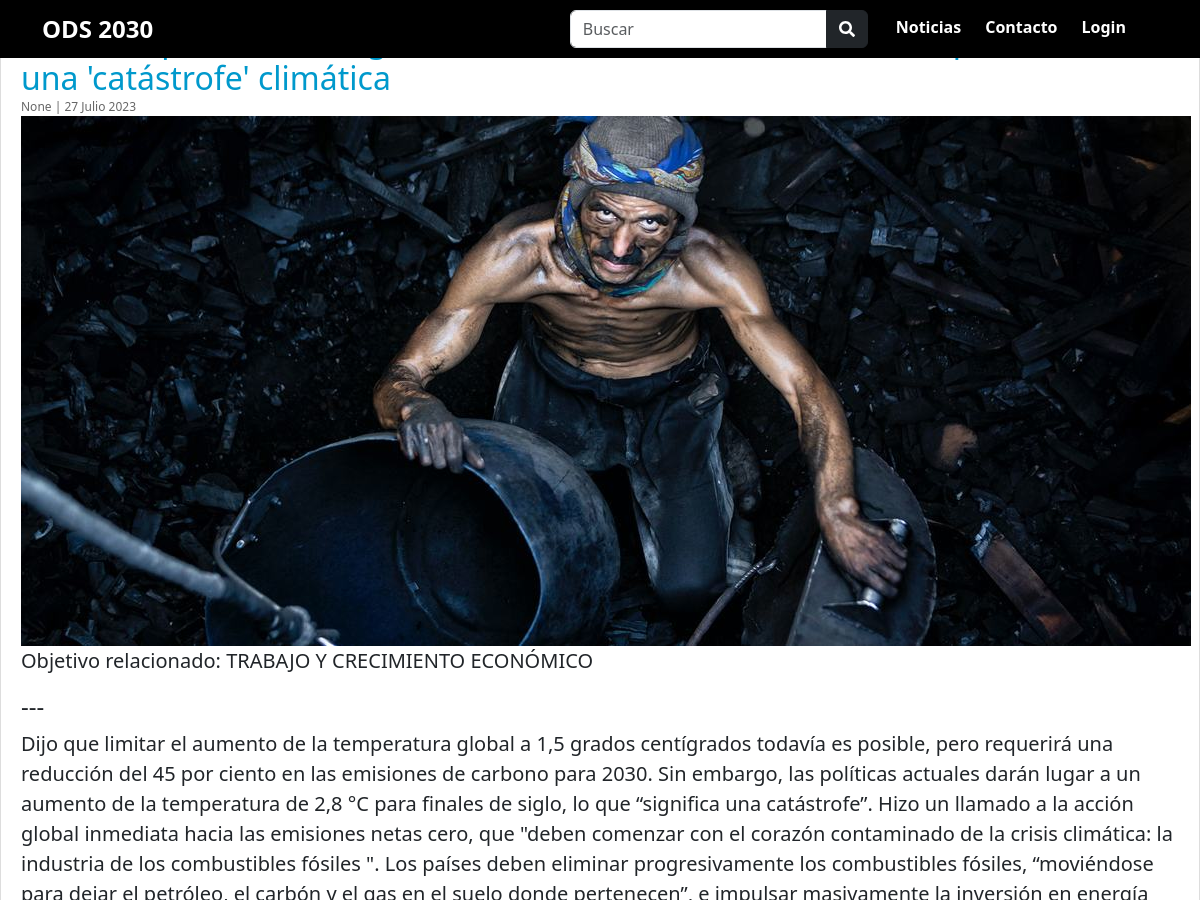
The app's page /noticias/mostrarNoticia/14/ (upper part), older data.
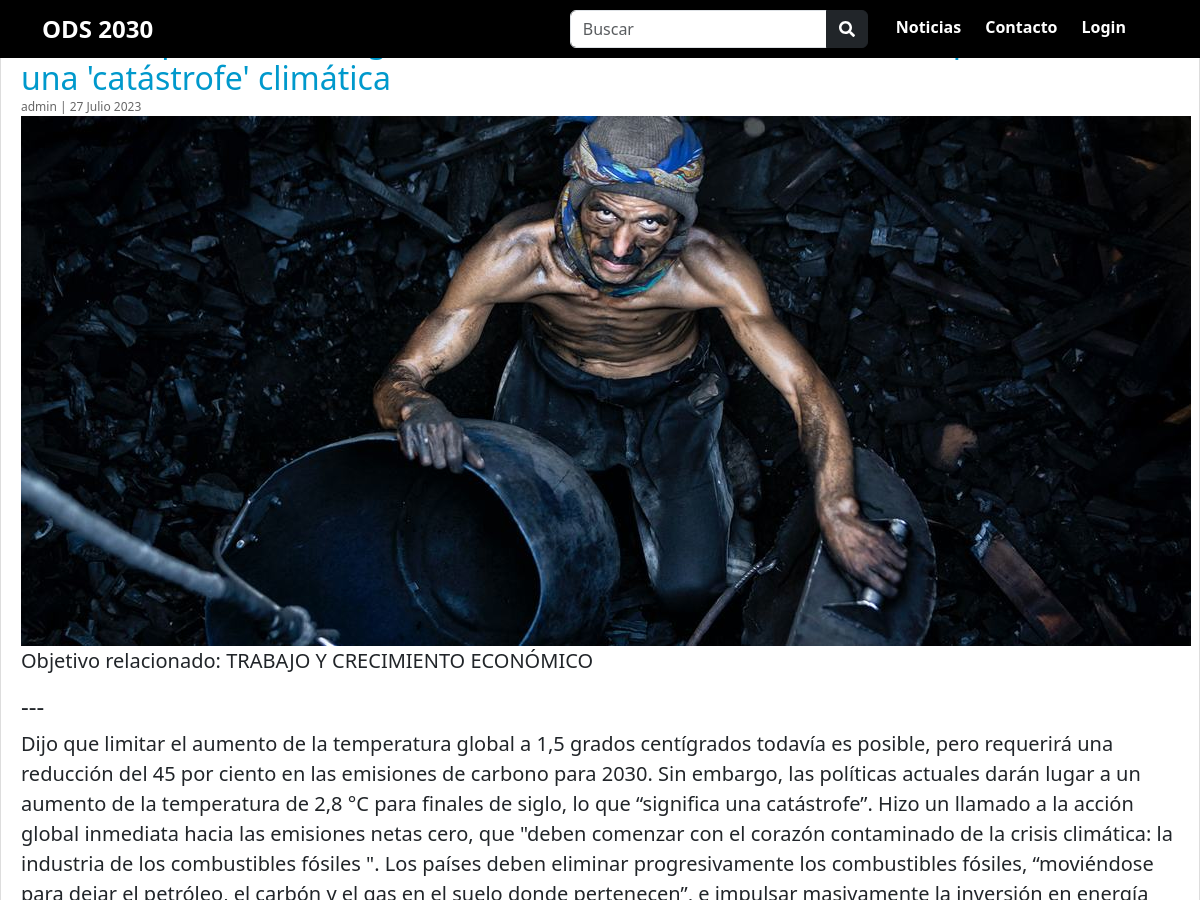
The same page, newer data.
### apps/noticias/models.py (models this page shows, shortened)
class Noticia(models.Model):
    titulo = models.CharField(max_length=120)
    creado = models.DateField(auto_now_add=True)
    cuerpo = models.TextField()
    autor = models.ForeignKey(Usuario, on_delete=models.CASCADE, null=True, blank=True)
    imagen = models.ImageField(upload_to='noticias', null=True)
    objetivo=models.ForeignKey(Objetivo,on_delete=models.CASCADE,null=True)
    estado = models.CharField(max_length=20,  default='habilitado', blank=True, null=True, db_comment='habilitado, deshabilitado')

class Objetivo(models.Model):
    nombre = models.CharField(max_length=60)
    descripcion= models.CharField(max_length=250,null=True,blank=True)
    imagen= models.ImageField(upload_to='noticias',null=True)
    estado = models.CharField(max_length=20,  default='habilitado', blank=True, null=True, db_comment='habilitado, deshabilitado')
    def __str__(self):
        return self.nombre

### apps/usuarios/models.py (models this page shows, shortened)
class Usuario(AbstractUser):
    pass

### apps/noticias/views.py (the view)
# urls.py: path('mostrarNoticia/<int:pk>/', views.mostrarNoticia, name='mostrarNoticia'),
def mostrarNoticia(request, pk): #viene como parametro el pk que ingreso en la url
    noticia = get_object_or_404(Noticia, pk=pk)   # Muestra solo una noticia por su pk
    comentarios = noticia.mis_comentarios.all()  # Obtener todos los comentarios asociados a esta noticia
    context = {'noticia': noticia, 'comentarios': comentarios}
    return render(request, 'noticias/mostrarNoticia.html', context)

### templates/noticias/mostrarNoticia.html (shortened to what this page needs)
{%extends 'base.html'%}
{%load static %}
{%block contenido%}
<head>
    <link rel="stylesheet" href="{% static 'css/noticias/detalle.css' %}">
    <link href="{% static 'bootstrap/css/bootstrap.min.css' %}" rel="stylesheet">
    <link rel="stylesheet" href="https://cdnjs.cloudflare.com/ajax/libs/font-awesome/5.15.3/css/all.min.css">
</head>
<section id="destacado">
    <div class="container2">
        <div class="noticia noticia-destacada">
            <h2>{{noticia.titulo}}</h2>
            <div class="fecha">
                {{noticia.autor}} | {{noticia.creado}}
            </div>
            <div class="contenido">
                <div class="imagen-macro">
                    <img src="{{noticia.imagen.url}}" alt="Imagen Macro">
                    <div class="datos-autor">
                        <p>Objetivo relacionado: {{noticia.objetivo}} </p>
                    </div>
                </div>
                <div class="columna-texto">
                    <div class="columna-izquierda">
                        <h4>---</h4>
                        <p>{{noticia.cuerpo}}</p>
                    </div>
                </div>
            </div>
        </div>
    </div>
</section>
{%endblock contenido%}

### templates/base.html (shortened to what this page needs)
{% load static %}
<!DOCTYPE html>
<html lang="es-ar">
<head>
    <link rel="stylesheet" href="{% static 'css/home.css' %}">
    <link rel="stylesheet" href="{% static 'bootstrap/css/bootstrap.min.css' %}">
</head>
<body>
    <header>
        <div class="container">
            <a  class="logo" href="{%url 'home'%}">ODS 2030</a>
            <nav>
                <form class="d-none d-md-inline-block form-inline ms-auto me-0 me-md-3 my-2 my-md-0">
                    <div class="input-group">
                        <input class="form-control" type="text" placeholder="Buscar" aria-label="Search for..." aria-describedby="btnNavbarSearch" />
                        <button class="btn btn-dark" id="btnNavbarSearch" type="button"><i class="fas fa-search"></i></button>
                    </div>
                </form>
                <a href="{%url 'noticias:listarNoticias'%}">Noticias</a>
                <a href="{%url 'contacto' %}">Contacto</a>
                {% if not user.is_authenticated%}
                    <a href="{%url 'usuarios:loguearse'%}">Login</a>
                {% endif %}
            </nav>
        </div>
   </header>
   <div style="margin-bottom: 2rem;">
    {%block contenido%}
    {%endblock contenido%}
  </div>
</body>
</html>

### static/css/home.css (style rules this page uses)
* { box-sizing: border-box; }
html { scroll-behavior: smooth; }
body { font-family: 'Roboto', sans-serif; margin: 0; }
h2 { font-size: 2.7em; }
p { font-size: 1.25em; }
button { font-size: 1.25em; font-weight: bold; padding: 10px 30px; border-radius: 10px; border: 2px solid rgba(0, 0, 0, 0.3); box-shadow: 2px 2px rgba(0, 0, 0, 0.5); color: white; background-color: rgb(0, 170, 228); }
.container { max-width: 1400px; margin: auto; }
header { background-color: black; z-index: 1000; color: white; padding: 10px; top: 0; }
header .container { display: flex; flex-direction: row; justify-content: space-between; align-items: center; }
header .logo { margin: 0; padding: 0; font-weight: bold; color: white; font-size: 1.5em; }
header nav { display: flex; text-align: center; padding-bottom: 20px; }
header a { padding: 5px 12px; text-decoration: none; font-weight: bold; color: white; }
@media (min-width: 720px) { header { position: fixed; width: 100%; } }
@media (min-width: 720px) { header .container { flex-direction: row; justify-content: space-between; } }
@media (min-width: 720px) { header nav { flex-direction: row; padding-bottom: 0; padding-right: 20px; } }

### static/css/noticias/detalle.css (style rules this page uses)
* { box-sizing: border-box; }
.container2 { max-width: 1200px; margin: 0 auto; }
.noticia { background-color: #ffffff; border: 1px solid #ddd; box-shadow: 0 2px 5px rgba(0, 0, 0, 0.1); padding: 20px; margin-bottom: 20px; flex: 1 1 calc(50% - 10px); min-width: 300px; }
.noticia h2 { color: #0099cc; margin: 0; }
.noticia .fecha { color: #666; font-size: 12px; }
.noticia .contenido { margin-bottom: 10px; }

Row changes from the older to the newer data that the page shows:
changed Noticia "TRABAJO Y CRECIMIENTO ECONÓMICO": autor "None" → "admin"
